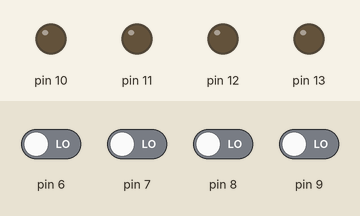
This sketch was run on a simulated Arduino Uno, built with avr-gcc and run on an emulated ATmega328P. Parts: output pins drawn as LEDs (lit = HIGH). The inputs (shaded band) are chosen by the test bench; at power-on: pin 6–9 LOW.

Above: at 1.2 s.
1.3 s: pin 6 driven HIGH
At 2.3 s:
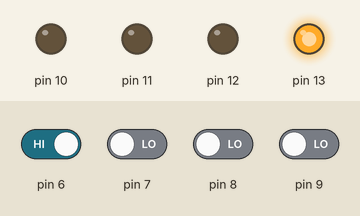
2.8 s: pin 7 driven HIGH
At 3.4 s:
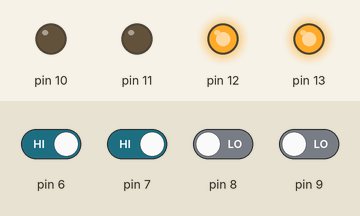
4.3 s: pin 8 driven HIGH
At 4.6 s:
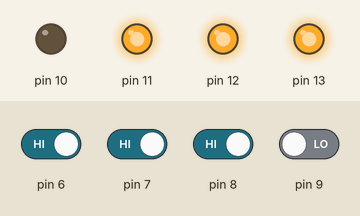
5.8 s: pin 9 driven HIGH
At 6.9 s:
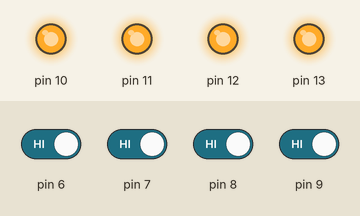
7.3 s: pin 6 driven LOW
At 9.6 s:
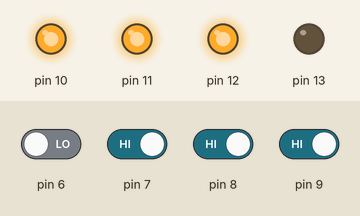
10.3 s: pin 7 driven LOW
At 11.9 s:
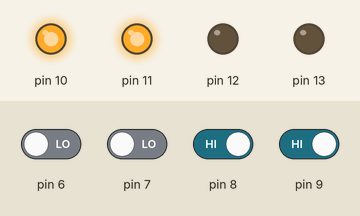
Timing chart, 0 to 13.2 s (numbered marks = the images above; inputs shaded):
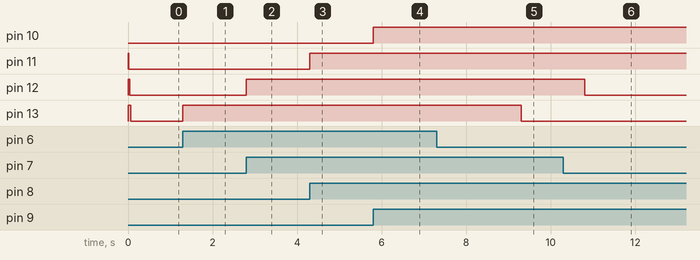

The sketch:

Konami4PlayerFreePlayHelper.ino
```cpp
// Change these pins to define whatever pins on the Arduino you want to use for inputs and outputs.
const int PlayerOneIn = 9;
const int PlayerTwoIn = 8;
const int PlayerThreeIn = 7;
const int PlayerFourIn = 6;

const int PlayerOneOut = 10;
const int PlayerTwoOut = 11;
const int PlayerThreeOut = 12;
const int PlayerFourOut = 13;

// Enter whatever time in miliseconds that you want to disable the button for after it's pressed.
const unsigned long DISABLE_TIME = 8000;

const unsigned long MAX_LONG = 0 - 1;

enum State
{
  WaitingForButtonPress,
  ButtonPressed,
  IgnoringButtonPress
};

class ControlledPin
{
  public:
    ControlledPin::ControlledPin(int input, int output);
    void Setup();
    void Update();
  private:
    int _inputPin;
    int _outputPin;
    State _state;
    unsigned long _expirationMillis;
};

ControlledPin::ControlledPin(int input, int output)
{
  _inputPin = input;
  _outputPin = output;
  _state = WaitingForButtonPress;
  _expirationMillis = 0;
}

void ControlledPin::Setup()
{
  pinMode(_inputPin, INPUT);
  pinMode(_outputPin, OUTPUT);

  // Default is to write HIGH. Buttin presses are LOW.
  digitalWrite(_outputPin, HIGH);
}

void ControlledPin::Update()
{
  // This is designed for JAMMA buttons so HIGH 5v is up and LOW 0v is pressed.
  int input = digitalRead(_inputPin);

  switch (_state)
  {
    case WaitingForButtonPress:
        // Wait for them to press the coin in button.

        if(input == LOW)
        {
          // They pressed it! Set the output LOW and wait for them to release it.
          _state = ButtonPressed;
          digitalWrite(_outputPin, LOW);

          // Sleep with the output low for a little to account for any bounce from the button.
          delay(20);
        }
      break;
    case ButtonPressed:
      // The button is currently down, keep LOW on the output pin until they release the button.
      if(input == HIGH)
      {
        // They released it! Set the output HIGH and disable the button for a period.
        digitalWrite(_outputPin, HIGH);
        _state = IgnoringButtonPress;
        _expirationMillis = millis() + DISABLE_TIME;
      }
      break;
    case IgnoringButtonPress:
      // Do nothing until the timer is up, then we'll read inputs again.
      if(millis() >= _expirationMillis)
      {
        _state = WaitingForButtonPress;
      }
      break;
    default:
      break;
  }
}

ControlledPin PlayerOne(PlayerOneIn, PlayerOneOut);
ControlledPin PlayerTwo(PlayerTwoIn, PlayerTwoOut);
ControlledPin PlayerThree(PlayerThreeIn, PlayerThreeOut);
ControlledPin PlayerFour(PlayerFourIn, PlayerFourOut);

ControlledPin pins[] = { PlayerOne, PlayerTwo, PlayerThree, PlayerFour };

void setup()
{
  for(int i = 0; i <= 3; i++)
  {
    pins[i].Setup();
  }
}

void loop()
{
  for(int i = 0; i <= 3; i++)
  {
    pins[i].Update();
  }

}
```

Measured:
- after the input at 1.3 s, pin 13: LOW → HIGH at once
- after the input at 2.8 s, pin 12: LOW → HIGH at once
- after the input at 4.3 s, pin 11: LOW → HIGH at once
- after the input at 5.8 s, pin 10: LOW → HIGH at once
- after the input at 7.3 s, pin 13: HIGH → LOW after 2.0 s
- after the input at 10.3 s, pin 12: HIGH → LOW after 0.50 s
